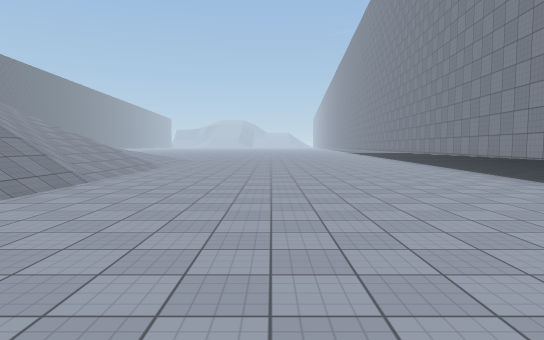
view 1 (above)

16 first-person views from a walk through a scene from a Unity 3-D project. The camera is 1.5 m above the floor, tilts 4° down and sees 75° across. The floor is counted in squares, 2 m on a side. Each view is taken from the middle of a square. On the plan, view 1 faces up. The plan holds only what a view shows up to about 11 squares ahead; the rest is blank. The place goes on beyond the plan. The player is left out. Surface patterns are stand-ins for the level's own textures.

view 2
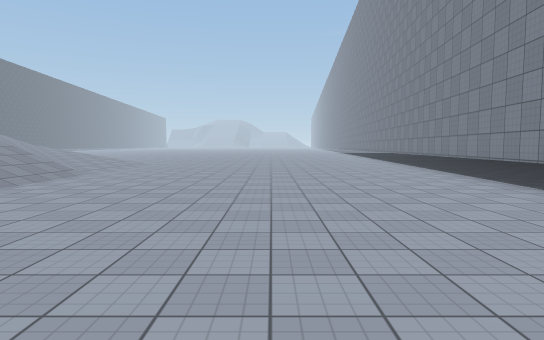

view 3
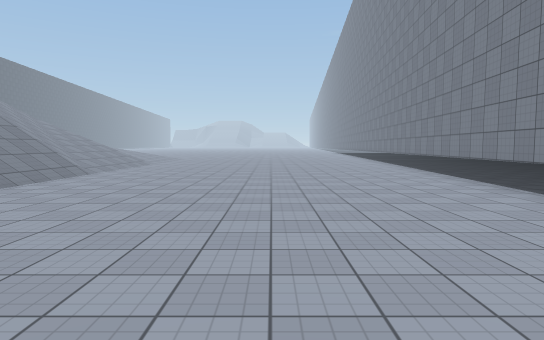

view 4
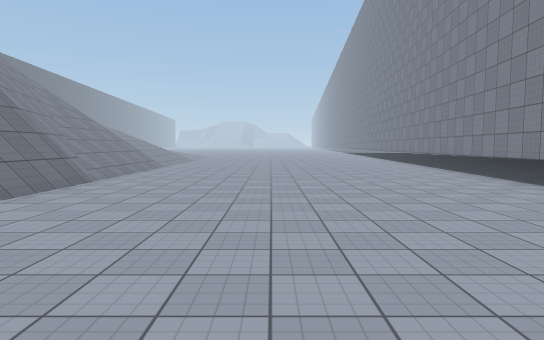

view 5
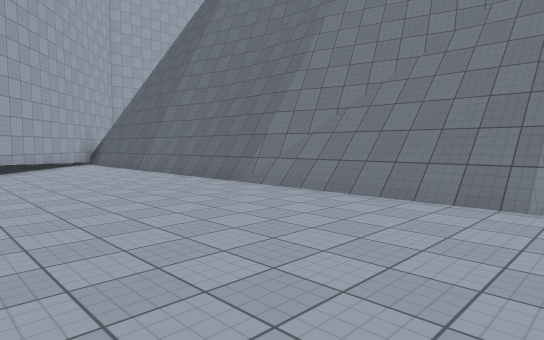

view 6
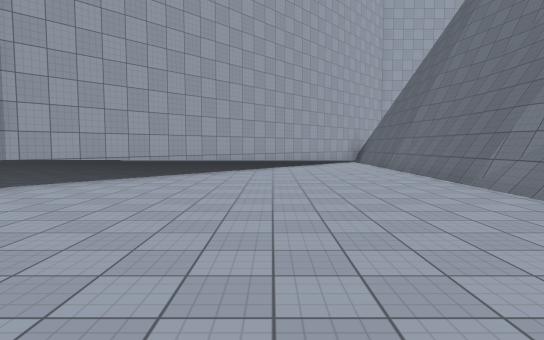

view 7
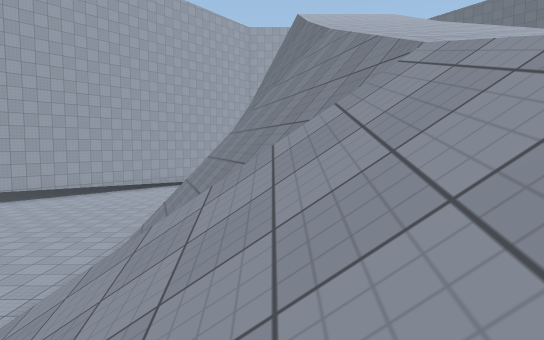

view 8
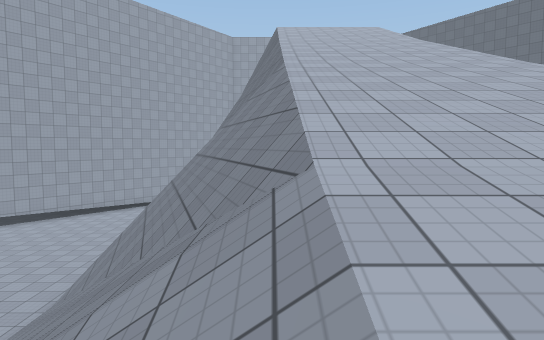

view 9
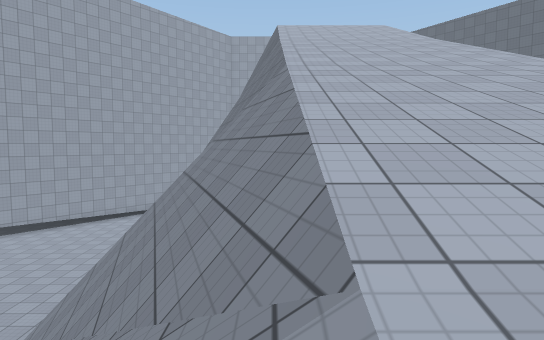

view 10
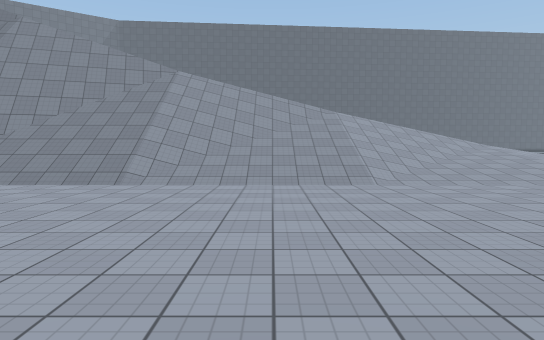

view 11
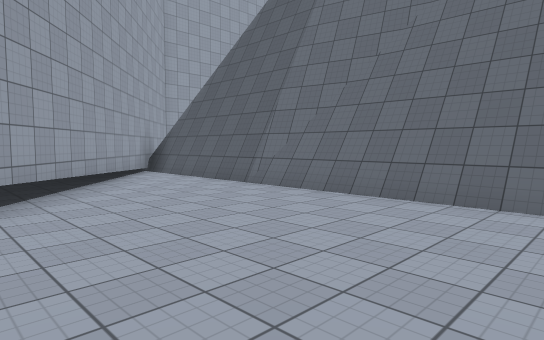

view 12
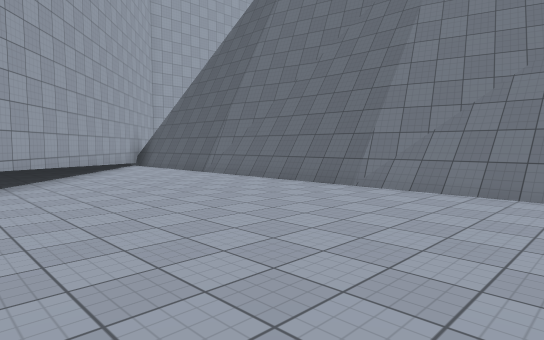

view 13
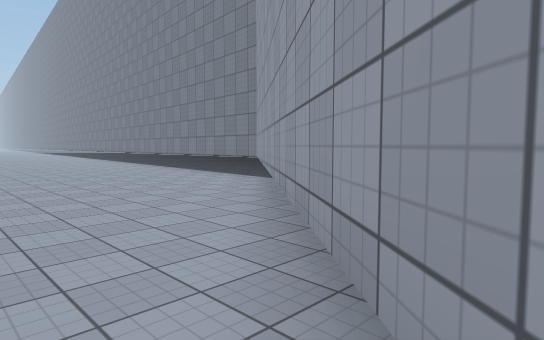

view 14
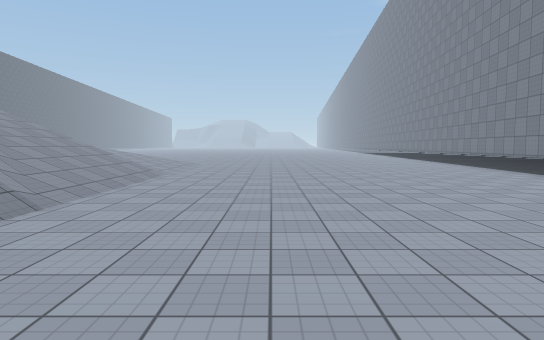

view 15
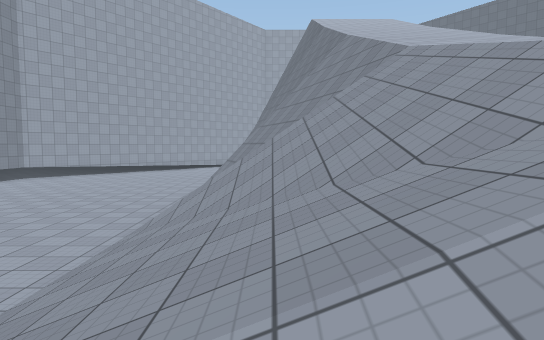

view 16
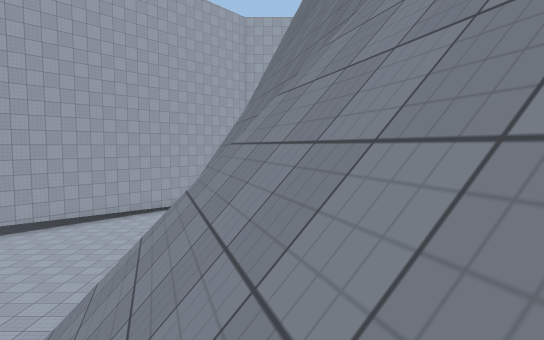

### Floor plan
Key: @ floor where view 1 was taken; # wall or solid block; . floor; / step, stairs or slope; v drop or lower ground.
Columns run from 13 left of view 1 to 6 right of it. Each row starts with its distance up from view 1.
 14      /////.........#
 13      /////.........#
 12      /////.........#
 11      /////.........#
 10      /////.........#
  9      /////.........#
  8     //////.........#
  7    ///////.........#
  6   ///v////........##
  5  ////v#///........#
  4 /////vv#//........#
  3 /////vv##/........#
  2 v////vv ##........#
  1 v////vv ##........#
  0 v////vv ##...@....#
 -1 v////vv ##........#
 -2 v////vv ##........#
 -3 v////vv  #.......##
 -4      vv  #......##
 -5      vv  #.....##
 -6       v  #....##
 -7       v  #....#
 -8          #...##
 -9          #..##
-10          #.##
-11          ###
-12          ##

Positions as (right, up) in squares from view 1, and headings:
1: (0, 0), facing up
2: (1, 3), facing up
3: (1, -2), facing up
4: (0, -5), facing up
5: (1, 3), facing down-left
6: (0, 4), facing down
7: (-7, 10), facing down
8: (-8, 9), facing down
9: (-8, 8), facing down
10: (3, 10), facing left
11: (1, -2), facing down-left
12: (2, 1), facing down-left
13: (-1, -8), facing up-right
14: (-1, 3), facing up
15: (-6, 13), facing down
16: (-7, 6), facing down
